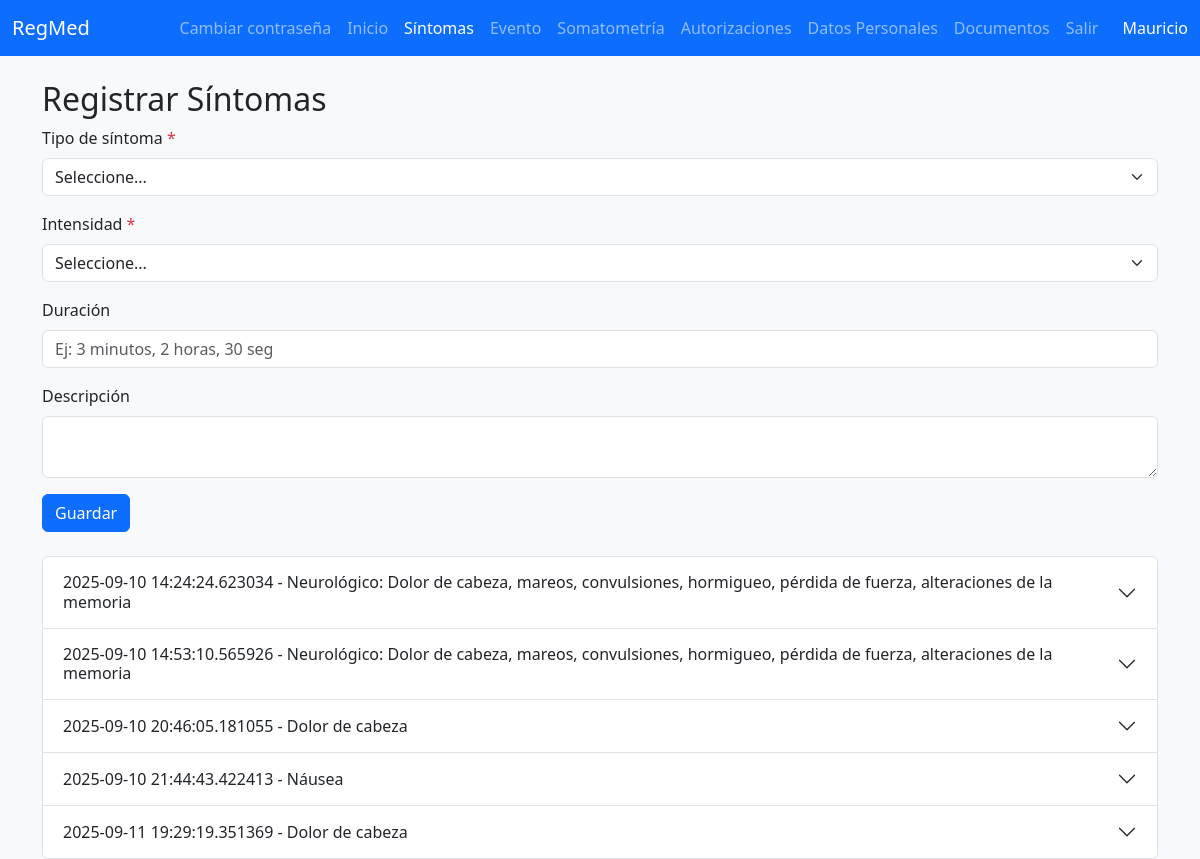
The page /sintomas (signed in) on the database its author committed.
### tables this page shows
CREATE TABLE users (id INTEGER PRIMARY KEY AUTOINCREMENT NOT NULL, username TEXT NOT NULL, hash TEXT NOT NULL, rol TEXT NOT NULL DEFAULT 'paciente');

CREATE TABLE sintomas (
                id INTEGER PRIMARY KEY AUTOINCREMENT,
                date TEXT NOT NULL,
                users_id INTEGER NOT NULL,
                tipo TEXT NOT NULL,
                duracion TEXT,
                intensidad TEXT,
                descripcion TEXT
            );

### app.py (the view)
@app.route("/sintomas", methods=["GET", "POST"])
@login_required
def sintomas():
    if session.get("rol") != "paciente":
        return apology("Acceso restringido", 403)
    conn = get_db_connection()
    if request.method == "POST":
        tipo = request.form.get("tipo")
        descripcion = request.form.get("descripcion")
        conn.execute("INSERT INTO sintomas (date, users_id, tipo, descripcion) VALUES (?, ?, ?, ?)",
                     (datetime.now(), session["user_id"], tipo, descripcion))
        conn.commit()
    sintomas = conn.execute("SELECT * FROM sintomas WHERE users_id = ?", (session["user_id"],)).fetchall()
    conn.close()
    return render_template("sintomas.html", sintomas=sintomas)

### app.py (called while the page is built)
def get_db_connection():
    db_path = os.path.join(os.path.dirname(__file__), "pacientes.db")
    conn = sqlite3.connect(db_path)
    conn.row_factory = sqlite3.Row
    return conn

@app.context_processor
def inject_username():
    if "user_id" in session:
        conn = get_db_connection()
        user = conn.execute("SELECT username FROM users WHERE id = ?", (session["user_id"],)).fetchone()
        conn.close()
        if user:
            return {"username": user["username"]}
    return {}

@app.after_request
def after_request(response):
    response.headers["Cache-Control"] = "no-cache, no-store, must-revalidate"
    response.headers["Expires"] = 0
    response.headers["Pragma"] = "no-cache"
    return response

### helpers.py (called while the page is built)
def login_required(f):
    @wraps(f)
    def decorated_function(*args, **kwargs):
        if session.get("user_id") is None:
            return redirect("/login")
        return f(*args, **kwargs)
    return decorated_function

### static/templates/sintomas.html (shortened to what this page needs)
{% extends "layout.html" %}
{% block content %}
<h2>Registrar Síntomas</h2>
<form action="/sintomas" method="post" class="mb-4">
  <div class="mb-3">
      <label for="tipo" class="form-label">Tipo de síntoma <span class="text-danger">*</span></label>
      <select class="form-select" id="tipo" name="tipo" required>
          <option value="" selected disabled>Seleccione...</option>
      </select>
  </div>
  <div class="mb-3">
      <label for="intensidad" class="form-label">Intensidad <span class="text-danger">*</span></label>
      <select class="form-select" id="intensidad" name="intensidad" required>
          <option value="" selected disabled>Seleccione...</option>
      </select>
    </div>
  <div class="mb-3">
    <label for="duracion" class="form-label">Duración</label>
    <input type="text" class="form-control" id="duracion" name="duracion" required placeholder="Ej: 3 minutos, 2 horas, 30 seg">
  </div>
  <div class="mb-3">
    <label for="descripcion" class="form-label">Descripción</label>
    <textarea class="form-control" id="descripcion" name="descripcion" required></textarea>
  </div>
  <button type="submit" class="btn btn-primary">Guardar</button>
</form>
{% if sintomas %}
<div class="accordion" id="accordionSintomas">
  {% for s in sintomas %}
  <div class="accordion-item">
    <h2 class="accordion-header" id="headingS{{ loop.index }}">
      <button class="accordion-button collapsed" type="button" data-bs-toggle="collapse" data-bs-target="#collapseS{{ loop.index }}">
        {{ s["date"] }} - {{ s["tipo"] }}
      </button>
    </h2>
  </div>
  {% endfor %}
</div>
{% else %}
<p class="text-muted">No hay síntomas registrados.</p>
{% endif %}
{% endblock %}

### static/templates/layout.html (shortened to what this page needs)
<!DOCTYPE html>
<html lang="es">
<head>
  <link href="https://cdn.jsdelivr.net/npm/bootstrap@5.3.2/dist/css/bootstrap.min.css" rel="stylesheet">
</head>
<body class="bg-light">
<nav class="navbar navbar-expand-lg navbar-dark bg-primary fixed-top">
  <div class="container-fluid">
    <a class="navbar-brand" href="/">RegMed</a>
    <div class="collapse navbar-collapse" id="mainNav">
      <ul class="navbar-nav ms-auto mb-2 mb-lg-0">
        {% if session.get('user_id') %}
            <li class="nav-item">
              <a class="nav-link" href="{{ url_for('password') }}">Cambiar contraseña</a>
            </li>
            {% if session.get('rol') == 'enfermeria' %}
                <li class="nav-item">
                  <a class="nav-link {% if request.path.startswith('/seleccionar_paciente') %}active{% endif %}" href="/seleccionar_paciente">Seleccionar Paciente</a>
                </li>
               <li class="nav-item">
                  <a class="nav-link {% if request.path.startswith('/somatometria') %}active{% endif %}" href="/somatometria">Somatometría</a>
                </li>
                <li class="nav-item">
                  <a class="nav-link" href="{{ url_for('registro_enfermeria') }}">Plan de Cuidados</a>
                </li>
                <li class="nav-item">
                  <a class="nav-link {% if request.path.startswith('/prescripciones') %}active{% endif %}" href="/prescripciones">Registrar Prescripción</a>
                </li>
                <li class="nav-item">
                  <a class="nav-link" href="/logout">Salir</a>
                </li>
            {% else %}
              {% if session.get('rol') == 'paciente' %}
                <li class="nav-item">
                  <a class="nav-link {% if request.path == '/' %}active{% endif %}" href="/">Inicio</a>
                </li>
                <li class="nav-item">
                  <a class="nav-link {% if request.path.startswith('/sintomas') %}active{% endif %}" href="/sintomas">Síntomas</a>
                </li>
                <li class="nav-item">
                  <a class="nav-link {% if request.path.startswith('/evento') %}active{% endif %}" href="/evento">Evento</a>
                </li>
                <li class="nav-item">
                  <a class="nav-link {% if request.path.startswith('/somatometria') %}active{% endif %}" href="/somatometria">Somatometría</a>
                </li>
                <li class="nav-item">
                  <a class="nav-link {% if request.path.startswith('/autacceso') %}active{% endif %}" href="/autacceso">Autorizaciones</a>
                </li>
                <li class="nav-item">
                  <a class="nav-link {% if request.path.startswith('/datospersonales') %}active{% endif %}" href="/datospersonales">Datos Personales</a>
                </li>
                <li class="nav-item">
                  <a class="nav-link {% if request.path.startswith('/documentos') %}active{% endif %}" href="/documentos">
                    Documentos
                  </a>
                </li>
                <li class="nav-item">
                  <a class="nav-link" href="/logout">Salir</a>
                </li>
              {% endif %}
         {% endif %}
        {% endif %}
      </ul>
    </div>
    <div class="ms-3 d-none d-lg-block text-white">
      {{ username or "" }}
    </div>
  </div>
</nav>
<div class="container mt-4">
  {% block content %}{% endblock %}
</div>
</body>
</html>

### static/templates/layout.html (style rules this page uses)
body { padding-top: 56px; }

### rows shown on the page
users: username "Mauricio"
sintomas: date "2025-09-10 14:24:24.623034", tipo "Neurológico: Dolor de cabeza, mareos, convulsiones, hormigueo, pérdida de fuerza, alteraciones de la memoria"
sintomas: date "2025-09-10 14:53:10.565926", tipo "Neurológico: Dolor de cabeza, mareos, convulsiones, hormigueo, pérdida de fuerza, alteraciones de la memoria"
sintomas: date "2025-09-10 20:46:05.181055", tipo "Dolor de cabeza"
sintomas: date "2025-09-10 21:44:43.422413", tipo "Náusea"
sintomas: date "2025-09-11 19:29:19.351369", tipo "Dolor de cabeza"
